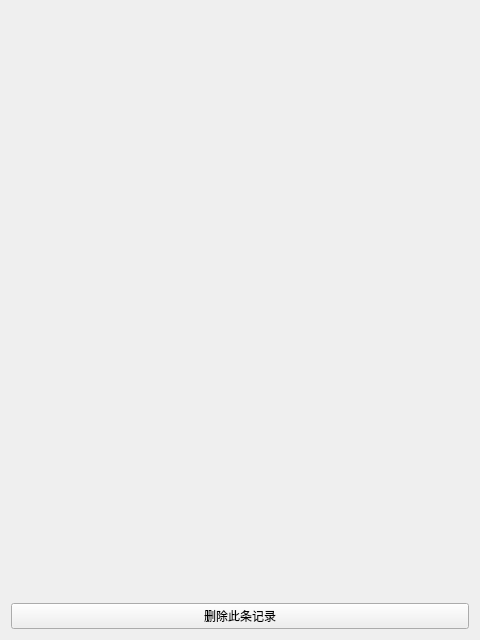
<?xml version="1.0" encoding="UTF-8"?>
<ui version="4.0">
 <class>viewDetail</class>
 <widget class="QWidget" name="viewDetail">
  <property name="geometry">
   <rect>
    <x>0</x>
    <y>0</y>
    <width>480</width>
    <height>640</height>
   </rect>
  </property>
  <property name="windowTitle">
   <string>Form</string>
  </property>
  <layout class="QGridLayout" name="gridLayout">
   <item row="0" column="0">
    <widget class="QLabel" name="label">
     <property name="font">
      <font>
       <family>Adobe Arabic</family>
       <pointsize>16</pointsize>
      </font>
     </property>
     <property name="text">
      <string/>
     </property>
     <property name="alignment">
      <set>Qt::AlignLeading|Qt::AlignLeft|Qt::AlignTop</set>
     </property>
    </widget>
   </item>
   <item row="1" column="0">
    <widget class="QPushButton" name="pushButton">
     <property name="text">
      <string>删除此条记录</string>
     </property>
    </widget>
   </item>
  </layout>
 </widget>
 <resources/>
 <connections/>
</ui>
